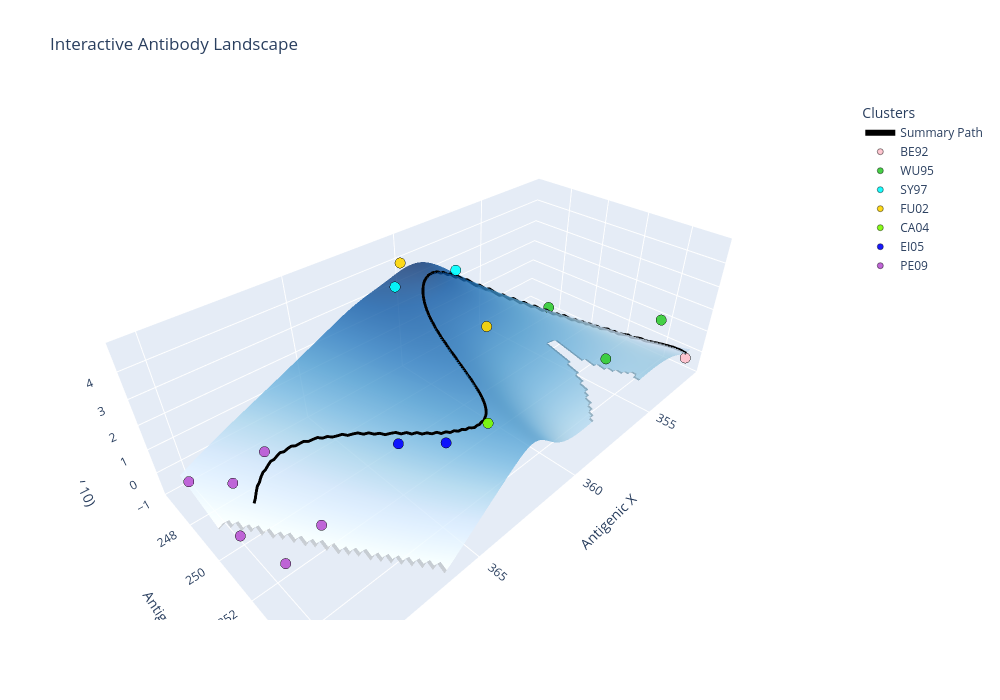

The cell this chart's notebook holds for it:
### Code cell
masked_z2,x2_path_valid,y2_path_valid,z2_path_valid=plot3d_antibody_surface(X_2,Y_2,Z_2,C,GRID_SIZE,landscape_z2,x_range,y_range,x_smooth2,y_smooth2,unique_clusters,cluster_label2)

### Figure 1 — Plotly figure (JSON) as saved in the notebook; plotly's stock layout.template omitted (floating-point values rounded to 4 significant figures; data arrays with more than 128 entries replaced by an {"elided": "..."} marker saying what was removed)
{"data": [{"cmax": 3.633, "cmin": -0.9972, "colorscale": [[0, "rgb(247,251,255)"], [0.125, "rgb(222,235,247)"], [0.25, "rgb(198,219,239)"], [0.375, "rgb(158,202,225)"], [0.5, "rgb(107,174,214)"], [0.625, "rgb(66,146,198)"], [0.75, "rgb(33,113,181)"], [0.875, "rgb(8,81,156)"], [1, "rgb(8,48,107)"]], "name": "Surface", "opacity": 0.8, "showscale": false, "type": "surface", "x": {"elided": "100x100 float values"}, "y": {"elided": "100x100 float values"}, "z": {"elided": "100x100 float values"}}, {"line": {"color": "black", "width": 6}, "mode": "lines", "name": "Summary Path", "type": "scatter3d", "x": {"elided": "200 float values"}, "y": {"elided": "200 float values"}, "z": {"elided": "200 float values"}}, {"marker": {"color": "purple", "line": {"color": "black", "width": 0.5}, "opacity": 0.9, "size": 6}, "mode": "markers", "name": "HK68", "type": "scatter3d", "x": [], "y": [], "z": []}, {"marker": {"color": "mediumseagreen", "line": {"color": "black", "width": 0.5}, "opacity": 0.9, "size": 6}, "mode": "markers", "name": "EN72", "type": "scatter3d", "x": [], "y": [], "z": []}, {"marker": {"color": "khaki", "line": {"color": "black", "width": 0.5}, "opacity": 0.9, "size": 6}, "mode": "markers", "name": "VI75", "type": "scatter3d", "x": [], "y": [], "z": []}, {"marker": {"color": "saddlebrown", "line": {"color": "black", "width": 0.5}, "opacity": 0.9, "size": 6}, "mode": "markers", "name": "TX77", "type": "scatter3d", "x": [], "y": [], "z": []}, {"marker": {"color": "darkgreen", "line": {"color": "black", "width": 0.5}, "opacity": 0.9, "size": 6}, "mode": "markers", "name": "BK79", "type": "scatter3d", "x": [], "y": [], "z": []}, {"marker": {"color": "navy", "line": {"color": "black", "width": 0.5}, "opacity": 0.9, "size": 6}, "mode": "markers", "name": "SI87", "type": "scatter3d", "x": [], "y": [], "z": []}, {"marker": {"color": "red", "line": {"color": "black", "width": 0.5}, "opacity": 0.9, "size": 6}, "mode": "markers", "name": "BE89", "type": "scatter3d", "x": [], "y": [], "z": []}, {"marker": {"color": "pink", "line": {"color": "black", "width": 0.5}, "opacity": 0.9, "size": 6}, "mode": "markers", "name": "BE92", "type": "scatter3d", "x": [352.0], "y": [255.4], "z": [0]}, {"marker": {"color": "limegreen", "line": {"color": "black", "width": 0.5}, "opacity": 0.9, "size": 6}, "mode": "markers", "name": "WU95", "type": "scatter3d", "x": [352.8, 353.1, 351.6], "y": [248.6, 252.2, 253.8], "z": [0, -1, 1]}, {"marker": {"color": "cyan", "line": {"color": "black", "width": 0.5}, "opacity": 0.9, "size": 6}, "mode": "markers", "name": "SY97", "type": "scatter3d", "x": [359.0, 360.3], "y": [248.5, 246.4], "z": [4, 3]}, {"marker": {"color": "gold", "line": {"color": "black", "width": 0.5}, "opacity": 0.9, "size": 6}, "mode": "markers", "name": "FU02", "type": "scatter3d", "x": [361.5, 361.1], "y": [248.2, 252.2], "z": [5, 4]}, {"marker": {"color": "lawngreen", "line": {"color": "black", "width": 0.5}, "opacity": 0.9, "size": 6}, "mode": "markers", "name": "CA04", "type": "scatter3d", "x": [362.9], "y": [253.9], "z": [2]}, {"marker": {"color": "blue", "line": {"color": "black", "width": 0.5}, "opacity": 0.9, "size": 6}, "mode": "markers", "name": "EI05", "type": "scatter3d", "x": [363.7, 364.8], "y": [252.8, 251.7], "z": [1, 1]}, {"marker": {"color": "mediumorchid", "line": {"color": "black", "width": 0.5}, "opacity": 0.9, "size": 6}, "mode": "markers", "name": "PE09", "type": "scatter3d", "x": [369.5, 370.3, 367.8, 369.9, 368.9, 368.2], "y": [251.6, 247.3, 251.1, 249.6, 247.3, 248.9], "z": [-1, 0, -1, -1, -1, 1]}], "layout": {"height": 700, "legend": {"title": {"text": "Clusters"}}, "scene": {"xaxis": {"title": {"text": "Antigenic X"}}, "yaxis": {"title": {"text": "Antigenic Y"}}, "zaxis": {"range": [-1, 5], "title": {"text": "log₂(HI titer / 10)"}}}, "title": {"text": "Interactive Antibody Landscape"}, "width": 1000}}
